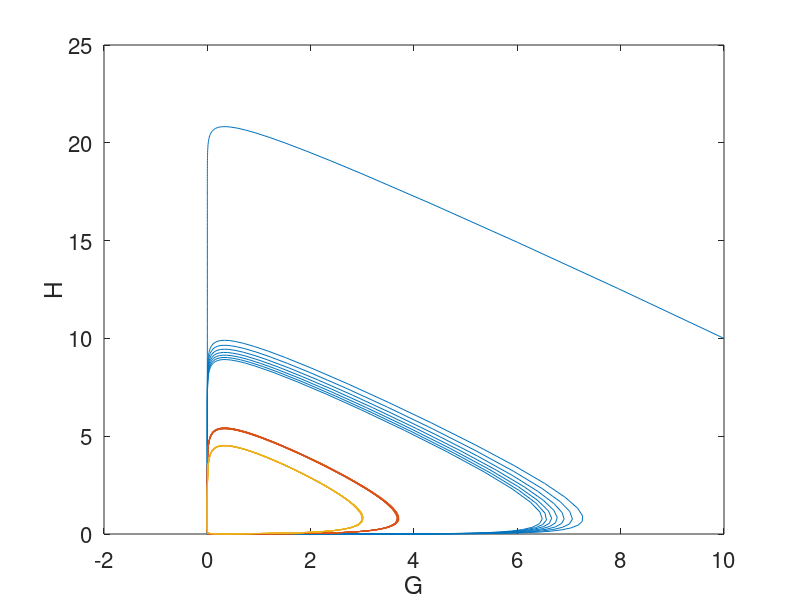
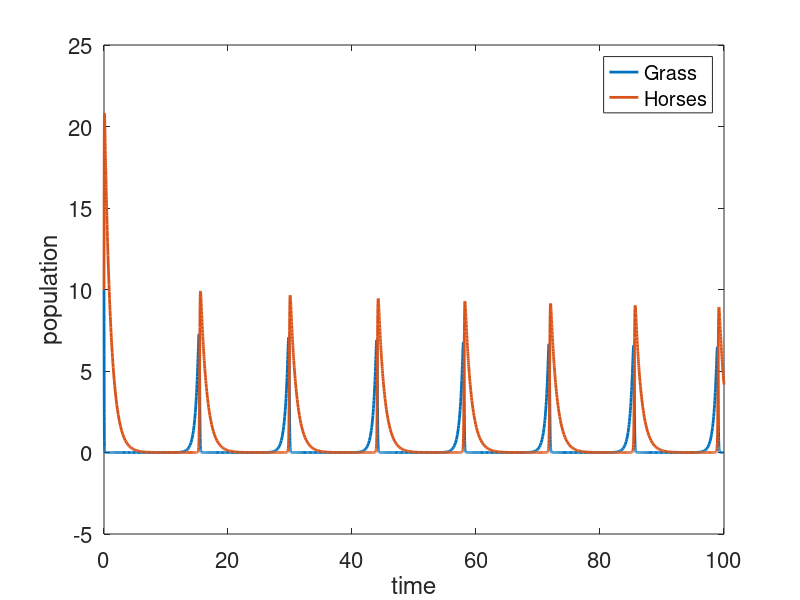

Recreate these plots in MATLAB, in order.
%% KYA314 - Assignment 2, Q5c
% simulate the predator-prey model
clear;
close all;
clc;

% define ODE system
f=@(t,x,p) [p(1).*x(1,:)-p(2).*x(1,:).*x(2,:);
          -p(3).*x(2,:)+p(4).*x(1,:).*x(2,:)];

%% Choose parameters and IC
r = 2;
m = 2.5;
a = 1;
b = 3;

p = [r;m;a;b];

x01 = [10;10];
x02 = [1;5];
x03 = [3;1];

%% ODE solver
tspan = [0,100];

[tout1,xout1] = ode45(@(t,x)f(t,x,p),tspan,x01);
[tout2,xout2] = ode45(@(t,x)f(t,x,p),tspan,x02);
[tout3,xout3] = ode45(@(t,x)f(t,x,p),tspan,x03);

%% Plot in phase space
figure(1); clf;
hold on;
plot(xout1(:,1),xout1(:,2))
plot(xout2(:,1),xout2(:,2))
plot(xout3(:,1),xout3(:,2))
set(gca,'FontSize',16)
xlabel('G')
ylabel('H')
box on;

%% Plot in time
figure(2); clf;
hold on;
plot(tout1,xout1(:,1),'LineWidth',2)
plot(tout1,xout1(:,2),'LineWidth',2)
set(gca,'FontSize',16)
xlabel('time')
ylabel('population')
legend('Grass','Horses')
box on;

%% Interpretion
% When starting with initial conditions of 10 grass, 10 horses, we see the
% horses initially boom in population, while the grass is consumed
% entirely. With no grass to eat, the horses slowly die off.  Once the
% horses drop below a critical level, the grass can begin to grow again and
% has a sharp increase in population. Once there is a sufficient amount of
% grass the horses can begin to grow in numbers again. Thus the cycle
% restarts.